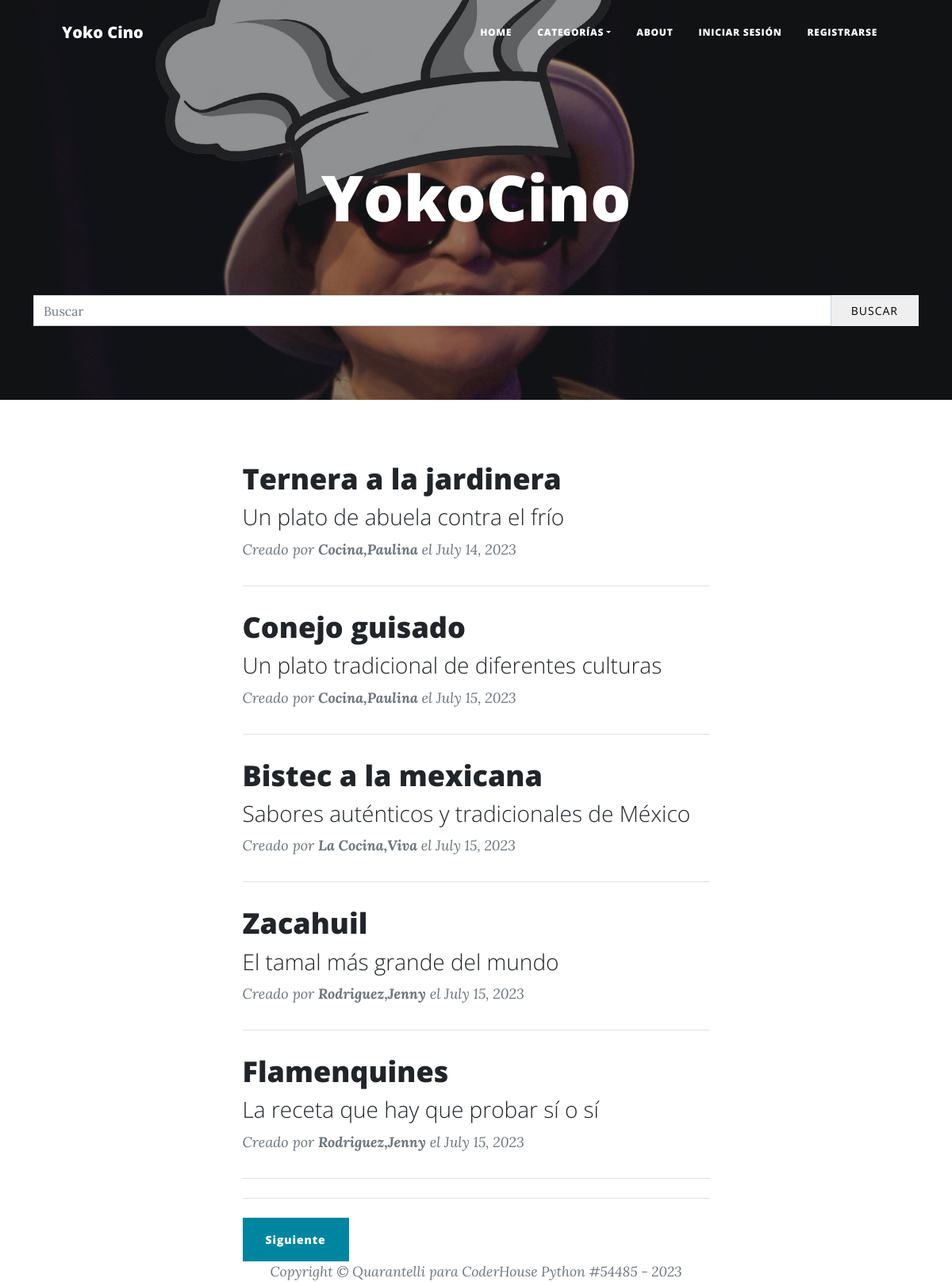
The page /inicio/ on the database its author committed.
### YokoCino/models.py (models this page shows, shortened)
class Post(models.Model):
    id = models.AutoField(primary_key = True)
    titulo = models.CharField('Titulo',max_length = 100, null= False, blank= False)
    slug = models.CharField('Slug',max_length = 100, null= False, blank= False)
    descripcion = models.CharField('Descripcion',max_length = 150, null= False, blank= False)
    contenido = RichTextField('Contenido')
    imagen = models.ImageField(upload_to='blogimg', null=True, blank=True)
    autor = models.ForeignKey(Autor,on_delete=models.CASCADE)
    categoria = models.ForeignKey(Categoria,on_delete=models.CASCADE)
    estado = models.BooleanField('Publicado/No publicado', default = True)
    fecha_creacion = models.DateField('Fecha de creacion', auto_now = False, auto_now_add= True)
    class Meta:
        verbose_name = 'Post'
        verbose_name_plural = 'Posts'

class Autor(models.Model):
    id = models.AutoField(primary_key = True)
    nombre = models.CharField('Nombre de Autor',max_length = 50, null= False, blank= False)
    apellido = models.CharField('Apellido de Autor',max_length = 50, null= False, blank= False)
    link = models.URLField('Link', null = True, blank = True)
    email = models.EmailField ('Email', null = False, blank = False)
    estado = models.BooleanField('Autor activado/Autor desactivado', default=True)
    fecha_creacion = models.DateField('Fecha de Creación',auto_now= False, auto_now_add= True)
    class Meta:
        verbose_name = 'Autor'
        verbose_name_plural = 'Autores'
    def __str__(self):
        return '{0},{1}'.format(self.apellido, self.nombre)

### YokoCino/views.py (the view)
# urls.py: path('inicio/', inicio, name='Inicio'),
def inicio(request):
    busqueda = request.GET.get('buscar')
    staff_group = get_object_or_404(Group, name='Staff')
    if busqueda:
        posts = Post.objects.filter(
            Q(titulo__icontains = busqueda) |
            Q(descripcion__icontains = busqueda),
            estado = True,
        ).distinct()
        pass
    else:
        posts = Post.objects.filter(estado = True)
        pass
    paginator = Paginator(posts,5)
    page = request.GET.get('page')
    posts = paginator.get_page(page)
    return render(request,'YokoCino/inicio.html',{'posts':posts,'staff_group': staff_group})

### YokoCino/templates/YokoCino/inicio.html (shortened to what this page needs)
<!DOCTYPE html>
<html lang="en">
    <head>
        {% load static %}
        <link href="{% static 'Yokocino/css/styles.css' %}" rel="stylesheet" />
        <link href="{% static 'Yokocino/css/overwrite.css' %}" rel="stylesheet" />
    </head>
    <body>
        <nav class="navbar navbar-expand-lg navbar-light" id="mainNav">
            <div class="container px-4 px-lg-5">
                <a class="navbar-brand" href="{% url 'Inicio' %}">Yoko Cino</a>
                <div class="collapse navbar-collapse" id="navbarResponsive">
                    <ul class="navbar-nav ms-auto py-4 py-lg-0">
                        <li class="nav-item"><a class="nav-link px-lg-3 py-3 py-lg-4" href="{% url 'Inicio' %}">Home</a></li>
                            <li class="nav-item dropdown">
                                <a class="nav-link dropdown-toggle px-lg-3 py-3 py-lg-4" href="#" id="categoriasDropdown" role="button" data-bs-toggle="dropdown" aria-expanded="false">Categorías</a>
                            </li>
                        <li class="nav-item"><a class="nav-link px-lg-3 py-3 py-lg-4" href="{% url 'About' %}">About</a></li>
                        {% if user.is_authenticated %}
                        <li class="nav-item dropdown">
                            <a class="nav-link dropdown-toggle px-lg-3 py-3 py-lg-4" href="#" id="nuevoDropdown" role="button" data-bs-toggle="dropdown" aria-expanded="false">Nuevo</a>
                            <ul class="dropdown-menu" aria-labelledby="nuevoDropdown">
                                <li><a class="dropdown-item" href="{% url 'setPost' %}">Nuevo Post</a></li>
                                <li><a class="dropdown-item" href="{% url 'setAutor' %}">Nuevo Autor</a></li>
                                <li><a class="dropdown-item" href="{% url 'setCategoria' %}">Nueva Categoria</a></li>
                            </ul>
                        </li>
                        <li class="nav-item"><a class="nav-link px-lg-3 py-3 py-lg-4" href="/Accounts/profile/">Perfil</a></li>
                                <li class="nav-item dropdown">
                                    <a class="nav-link dropdown-toggle px-lg-3 py-3 py-lg-4" href="#" id="mensajesDropdown" role="button" data-bs-toggle="dropdown" aria-expanded="false">Mensajeria</a>
                                    <ul class="dropdown-menu" aria-labelledby="mensajesDropdown">
                                <li class="nav-item"><a class="nav-link px-lg-3 py-3 py-lg-4" href="/Accounts/inbox/">Bandeja de entrada</a></li>
                                <li class="nav-item"><a class="nav-link px-lg-3 py-3 py-lg-4" href="/Accounts/sendMessage/">Enviar mensaje</a></li>
                                    </ul>
                                </li>
                        <li class="nav-item"><a class="nav-link px-lg-3 py-3 py-lg-4" href="/Accounts/logout/">Cerrar sesión</a></li>
                        {% else %}
                        <li class="nav-item"><a class="nav-link px-lg-3 py-3 py-lg-4" href="/Accounts/login/">Iniciar sesión</a></li>
                        <li class="nav-item"><a class="nav-link px-lg-3 py-3 py-lg-4" href="/Accounts/register/">Registrarse</a></li>
                        {% endif %}
                    </ul>
                </div>
            </div>
        </nav>
        <header class="masthead" style="background-image: url({% block back_img %}{% static 'Yokocino/assets/home-bg-fin.jpg' %}{% endblock back_img %})">
            <div class="container position-relative px-4 px-lg-5">
                <div class="row gx-4 gx-lg-5 justify-content-center">
                    <div class="col-md-10 col-lg-8 col-xl-7">
                        <div class="site-heading">
                            <h1>{% block main_title %}YokoCino{% endblock main_title %}</h1>
                        </div>
                    </div>
                </div>
            </div>
        </header>
{% block busqueda %}
<div class="container">
    <div class="row">
        <div class="col-md-12 search">
            <form class="" action="{% url 'Inicio' %}" method="get">
                <div id="custom-search-input">
                    <div class="input-group col-md-12">
                        <input type="text" class="form-control" placeholder="Buscar" name="buscar">
                        <span class="input-group-list">
                            <button type="submit" class="boton btn-primary">Buscar</button>
                        </span>
                    </div>
                </div>
            </form>
        </div>
    </div>
</div>
{% endblock busqueda %}
        <div class="container px-4 px-lg-5">
            <div class="row gx-4 gx-lg-5 justify-content-center">
                <div class="col-md-10 col-lg-8 col-xl-7">
                {% block main_content %}
                    {% if posts %}
                        {% for post in posts %}
                            <div class="post-preview">
                                <a href="{% url 'detalle_post' post.slug %}">
                                    <h2 class="post-title">{{ post.titulo }}</h2>
                                    <h3 class="post-subtitle">{{ post.descripcion }}</h3>
                                </a>
                                <p class="post-meta">
                                    Creado por
                                    <strong>{{ post.autor }}</strong>
                                    el {{ post.fecha_creacion }}
                                </p>
                            </div>
                            <hr class="my-4" />
                        {% endfor %}
                    {% else %}
                        <h1>No hay post registrados</h1>
                    {% endif %}
                    <hr class="my-4" />
                    <div class="row">
                        <div class="col-md-12 col-lg-12 col-sm-12 col-xs-12">
                            <div class="col-md-6 col-lg-6 col-sm-6 col-xs-6 float-right">
                                {% if posts.has_next %}
                                    <div class="clearfix">
                                        <a href="?page={{ posts.next_page_number }}" class="btn btn-primary float-left">Siguiente</a>
                                    </div>
                                {% endif %}
                            </div>
                        </div>
                    </div>
                </div>
                {% endblock main_content %}
            </div>
        </div>
                        <div class="small text-center text-muted fst-italic">Copyright &copy; Quarantelli para CoderHouse Python #54485 - 2023</div>
    </body>
</html>

### YokoCino/static/YokoCino/css/overwrite.css (style rules this page uses)
.search { margin-top: -180px; }
.boton { font-size: 14px; padding: 8px 25px; letter-spacing: 1px; text-transform: uppercase; border-radius: 0; border: 1px solid transparent; font-family: 'Open Sans','Helvetica Neue',Helvetica,Arial,sans-serif; }

### rows shown on the page
Post: titulo "Ternera a la jardinera", descripcion "Un plato de abuela contra el frío", autor "Cocina,Paulina", fecha_creacion "July 14, 2023"
Post: titulo "Conejo guisado", descripcion "Un plato tradicional de diferentes culturas", autor "Cocina,Paulina", fecha_creacion "July 15, 2023"
Post: titulo "Bistec a la mexicana", descripcion "Sabores auténticos y tradicionales de México", autor "La Cocina,Viva", fecha_creacion "July 15, 2023"
Post: titulo "Zacahuil", descripcion "El tamal más grande del mundo", autor "Rodriguez,Jenny", fecha_creacion "July 15, 2023"
Post: titulo "Flamenquines", descripcion "La receta que hay que probar sí o sí", autor "Rodriguez,Jenny", fecha_creacion "July 15, 2023"
